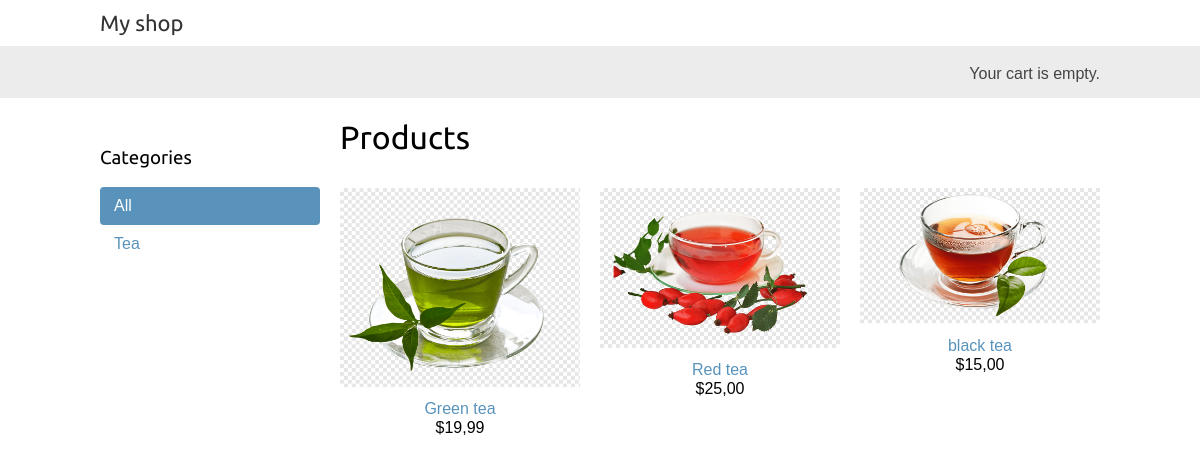
The page / on the database its author committed.
### shop/models.py (models this page shows, shortened)
class Category(models.Model):
    name = models.CharField(max_length=200)
    slug = models.SlugField(max_length=200, unique=True)
    class Meta:
        ordering = ['name']
        indexes = [models.Index(fields=['name']), ]
        verbose_name = 'category'
        verbose_name_plural = 'categories'
    def get_absolute_url(self):
        return reverse('shop:product_list_by_category', args=[self.slug])

class Product(models.Model):
    category = models.ForeignKey(
        Category,
        related_name='products',
        on_delete=models.CASCADE)
    name = models.CharField(max_length=200)
    slug = models.SlugField(max_length=200)
    image = models.ImageField(upload_to='products/%Y/%m/%d',  # Указать адресс папки в которую будем отгружать.
                              blank=True)
    description = models.TextField(blank=True)
    price = models.DecimalField(max_digits=10,
                                decimal_places=2)
    available = models.BooleanField(default=True)
    created = models.DateTimeField(auto_now_add=True)
    updated = models.DateTimeField(auto_now=True)
    class Meta:
        ordering = ['name']
        indexes = [
            models.Index(fields=['id', 'slug']),
            models.Index(fields=['name']),
            models.Index(fields=['-created']),
        ]
    def get_absolute_url(self):
        return reverse('shop:product_detail', kwargs={'id': self.id, 'slug': self.slug})

### shop/views.py (the view)
# urls.py: path('', views.product_list, name='product_list'),
def product_list(request, category_slug=None):
    category = None
    categories = Category.objects.all()
    products = Product.objects.filter(available=True)
    if category_slug:
        category = get_object_or_404(Category,
                                     slug=category_slug)
        products = products.filter(category=category)
    return render(request,
                  'shop/product/list.html',
                  {'category': category,
                   'categories': categories,
                   'products': products})

### shop/templates/shop/product/list.html (shortened to what this page needs)
{% extends "shop/base.html" %}
{% load static %}
{% block content %}
  <div id="sidebar">
    <h3>Categories</h3>
    <ul>
      <li {% if not category %}class="selected"{% endif %}>
        <a href="{% url "shop:product_list" %}">All</a>
      </li>
      {% for c in categories %}
        <li {% if category.slug == c.slug %}class="selected"{% endif %}>
          <a href="{{ c.get_absolute_url }}">{{ c.name }}</a>
        </li>
      {% endfor %}
    </ul>
  </div>
  <div id="main" class="product-list">
    <h1>{% if category %}{{ category.name }}{% else %}Products{% endif %}</h1>
    {% for product in products %}
      <div class="item">
        <a href="{{ product.get_absolute_url }}">
          <img src="{% if product.image %}{{ product.image.url }}{% else %}{% static "img/no_image.png" %}{% endif %}">
        </a>
        <a href="{{ product.get_absolute_url }}">{{ product.name }}</a>
        <br>
        ${{ product.price }}
      </div>
    {% endfor %}
  </div>
{% endblock %}

### shop/static/css/base.css (style rules this page uses)
body { margin:0; padding:0; font-family:helvetica, sans-serif; }
h1, h2, h3, h4, h5 , h6 { font-family: 'Ubuntu', sans-serif; font-weight:normal; }
a { text-decoration:none; color:#5993bb; }
#sidebar { width:220px; padding:30px 20px 0 0; float:left; }
#sidebar ul { margin:0; padding:0; }
#sidebar ul li { margin:0; list-style:none; padding:10px 14px; }
#sidebar ul li a { display:block; }
#sidebar ul li.selected { background:#5993bb; border-radius:4px; }
#sidebar ul li.selected a { color:#fff; }
#main { float:left; width: 96%; margin-right:-220px; overflow:hidden; }
.product-list .item { width:25%; padding:10px 20px 10px 0; float:left; text-align:center; line-height:1.2; }
.product-list .item img { width:100%; margin-bottom:8px; }

### rows shown on the page
Category: name "Tea"
Product: image (picture), name "Green tea", price "19,99"
Product: image (picture), name "Red tea", price "25,00"
Product: image (picture), name "black tea", price "15,00"
